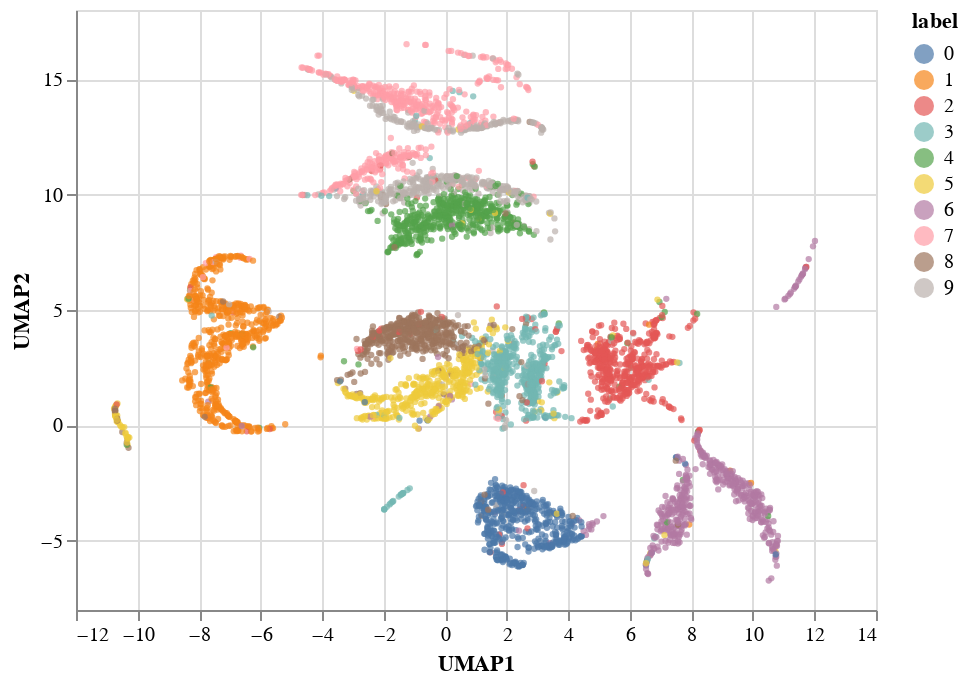

Here is the notebook cell this chart was saved with:
### Code cell
alt.Chart(vis_df).mark_circle(size=10).encode(
    x='UMAP1:Q',
    y='UMAP2:Q',
    color='label:N',
    tooltip=['label']
).interactive()

### Figure 1 — Vega-Lite specification as saved in the notebook (floating-point values rounded to 4 significant figures; data arrays with more than 128 entries replaced by an {"elided": "..."} marker saying what was removed)
{"config": {"view": {"continuousWidth": 400, "continuousHeight": 300}}, "data": {"name": "data-2589f887d1e3c74afb166a1304ba8954"}, "mark": {"type": "circle", "size": 10}, "encoding": {"color": {"type": "nominal", "field": "label"}, "tooltip": [{"type": "quantitative", "field": "label"}], "x": {"type": "quantitative", "field": "UMAP1"}, "y": {"type": "quantitative", "field": "UMAP2"}}, "selection": {"selector001": {"type": "interval", "bind": "scales", "encodings": ["x", "y"]}}, "$schema": "https://vega.github.io/schema/vega-lite/v4.8.1.json", "datasets": {"data-2589f887d1e3c74afb166a1304ba8954": {"elided": "5000 records"}}}
